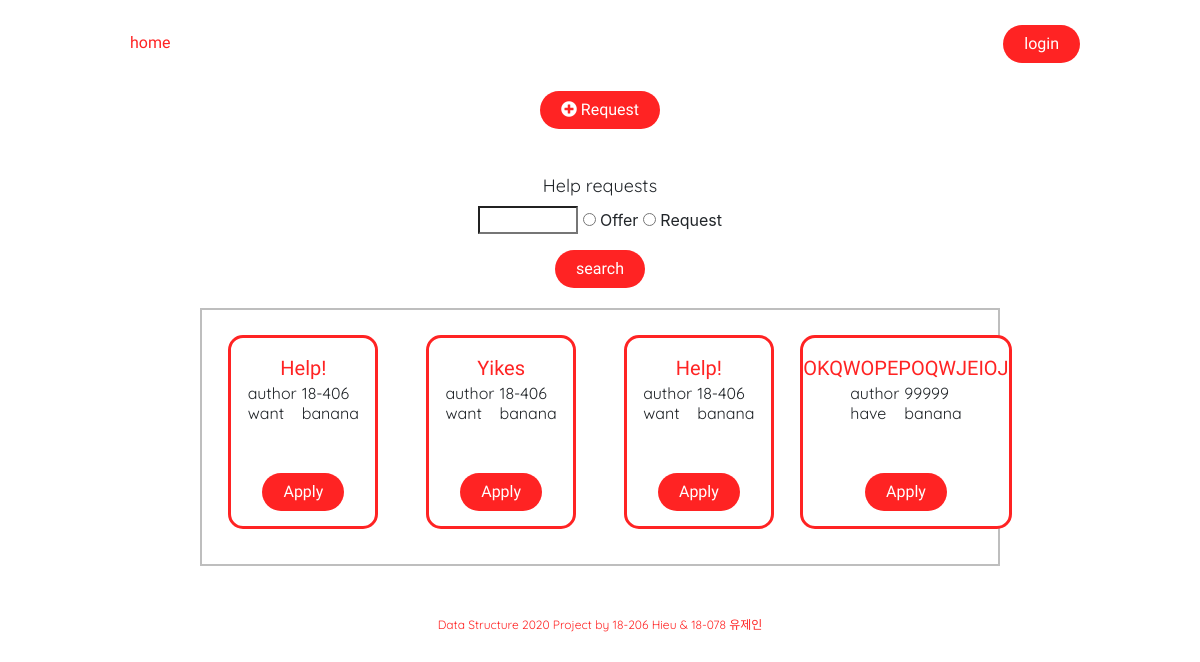
Page /queue/ on the earlier database version.
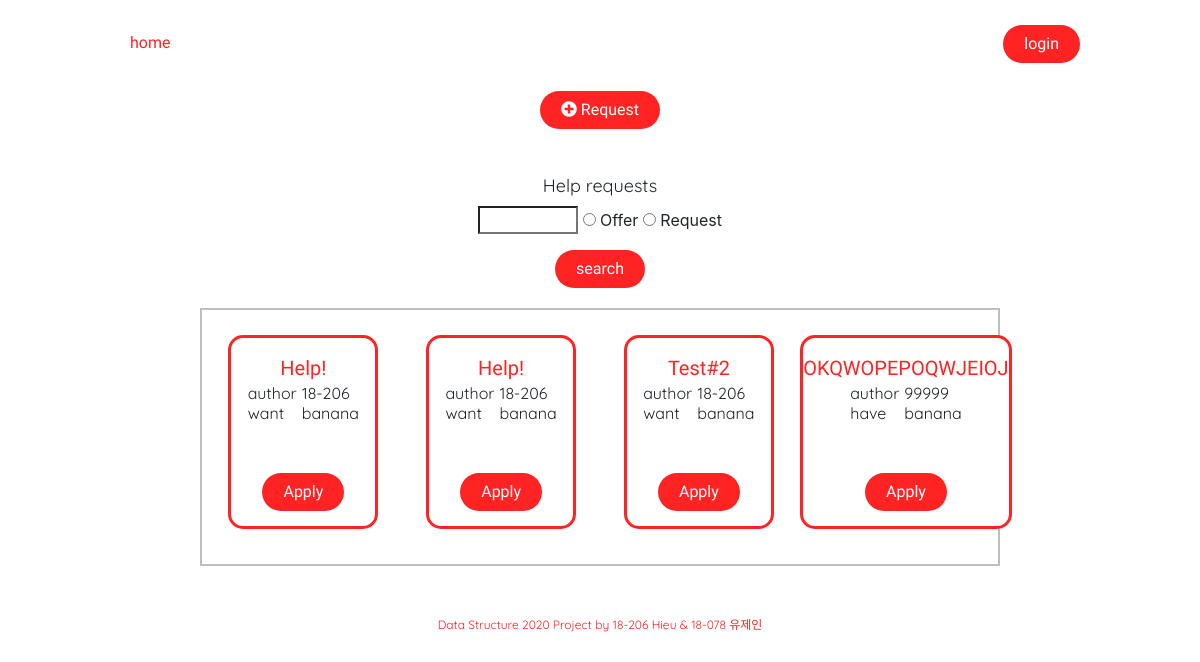
Same page on the later database version.
### items/models.py (models this page shows, shortened)
class transaction(models.Model):
    class Status(models.IntegerChoices):
        PROCESSING  = 0
        SUCCESS     = 1
        FAILED      = 2
        IN_QUEUE    = 3
    class Method(models.IntegerChoices):
        REQUEST     = 0
        OFFER       = 1
    status              = models.IntegerField(default=3,choices=Status.choices,null=False)
    date_create         = models.DateTimeField(verbose_name='date created', auto_now_add=True)
    date_update         = models.DateTimeField(verbose_name='date update', auto_now=True)
    tags                = TaggableManager()
    author              = models.CharField(max_length=100, null=False)
    accepter            = models.CharField(default='None', max_length=100, null=False)
    title               = models.CharField(max_length=60, null=False)
    content             = models.CharField(max_length=100, null=False)
    details             = models.TextField(blank=True, null=True)
    method              = models.IntegerField(default=0,choices=Method.choices,null=False)

### pages/views.py (the view, shortened to what this page needs)
# urls.py: path('queue/', queue_view, name='queue'),
def queue_view(request,proid=None,method=None):
    transactions = transaction.objects.filter(status=3)
    tags = Tag.objects.all()
    q = request.GET.get('q', '')
    typ = request.GET.get('typ', '')
    if q:
        if typ:
             q = q.split()
             transactions = transactions.filter(tags__name__in=q).filter(method=int(typ)).distinct()
        else:
            q = q.split()
            transactions = transactions.filter(tags__name__in=q).distinct()
    else:
        if typ: transactions = transactions.filter(method=int(typ))
        else: transactions = transactions.all()
    q = ''
    context = {
            'trans' : transactions,
            'q': q,
            'tags': tags,
            'typ': typ
            }
    if request.POST.get('title'):
        form = foodQueueForm(request.POST)
        if form.is_valid() and form.cleaned_data['author']:
            form.cleaned_data['author']
            form.save()
            messages.success(request, " successfully added ")
            return redirect('queue')
        else:
            context['queue_form'] = form
    else:
        form = foodQueueForm()
        context['queue_form'] = form
    return render(request, 'pages/queue.html', context)

### items/forms.py
class foodQueueForm(ModelForm):
    class Meta:
        model = transaction
        fields = [
            'title',
            'author',
            'content',
            'details',
            'tags',
            'method'
        ]

### templates/pages/queue.html (shortened to what this page needs)
{% extends 'base.html' %}
{% block content %}
<div class='queue-page'>
    <div class='add-q'>
    <button class='button-add-q'><i class="fas fa-plus-circle"></i> Request</button>
    </div>
    {% if trans|length > 0 %}
    <p id="history-header">Help requests</p>
    <form action="" method="get">
        <input list="tags" type="text" name="q" value="{{ q }}" id='input-space'>
        <input type="radio" id="offer" name="typ" value="1">
        <label for="offer">Offer</label>
        <input type="radio" id="request" name="typ" value="0">
        <label for="request">Request</label>
        <input type="submit" value="search" class="submit-button  button-add-q">
    </form>
    <div id="q-container">
        {% for tran in trans reversed %}
        {% include 'items/q-preview.html' %}
        {% endfor %}
    </div>
    {% else %}
    <h1 id='content-text'> Queue is empty </h1><br>
    <img src='/static/all_happy.png' alt='all happy' class='all-happy-img'>
    {%endif%}
</div>
{% endblock %}

### templates/items/q-preview.html (shortened to what this page needs)
<div class='q-preview'>
    <div class='q-pr-content'>
    <a href="{% url 'item' tran.pk %}">{{tran.title}}</a>
    <table>
        <tr>
            <td>author </td>
            <td style="padding-left:5px;">{{tran.author}}</td>
        </tr>
        <tr>
            <td>{% if tran.method == 0 %}want{% else %}have{% endif %}</td>
            <td style="padding-left:5px;">{{tran.content}}</td>
        </tr>
    </table>
    {% if tran.author != user.student_id %}
    <div class='q-pr-button'>
        <form action="{% url 'queue_re' 'apply' tran.pk %}" method=POST>
            <button class='q-button' type="submit">Apply</button>
        </form>
    </div>
    {%endif%}
    </div>
</div>

Differences in the rows shown:
removed transaction: title "Help!", author "18-406", method "want", content "banana", shows "Apply"
removed transaction: title "Yikes", author "18-406", method "want", content "banana", shows "Apply"
removed transaction: title "Help!", author "18-406", method "want", content "banana", shows "Apply"
added transaction: title "Help!", author "18-206", method "want", content "banana", shows "Apply"
added transaction: title "Help!", author "18-206", method "want", content "banana", shows "Apply"
added transaction: title "Test#2", author "18-206", method "want", content "banana", shows "Apply"
